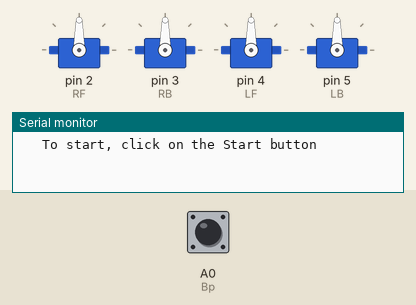
A sketch run on a simulated Arduino Uno, built with avr-gcc and run on an emulated ATmega328P. Parts: 4 × servo, the last lines printed to the serial monitor. The test bench sets the inputs (shaded band); at power-on: A0 (Bp) HIGH.

Above: at 1.3 s.
1.4 s: A0 (Bp) pulled LOW for 0.15 s
At 2.5 s:
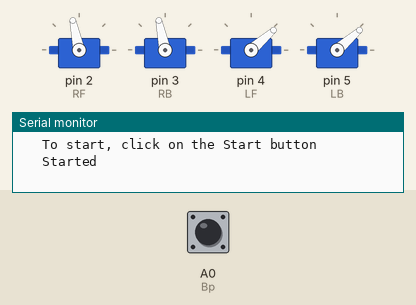
At 12.6 s:
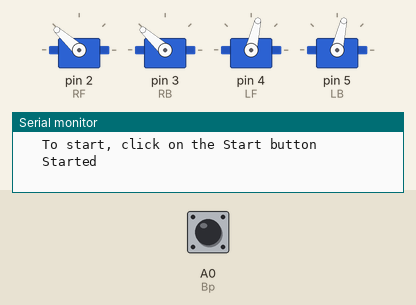
Timing chart, 0 to 18.3 s (numbered marks = the images above; inputs shaded):
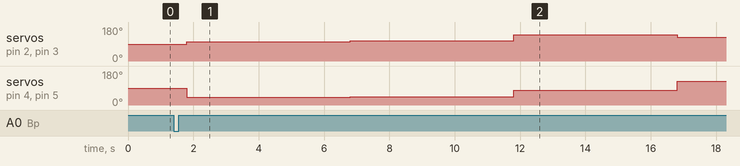

The sketch:

UGV-RollingRobot-ref.ino
```cpp
// UGV-RollingRobot - 10/07/2022
void(* resetFunc) (void) = 0;             // soft reset function
#include <Servo.h>
Servo RF,RB,LF,LB;                        // servos
int Bp=A0, Speed=50;

void setup() {
  delay(500);                             // for reset consideration
  Serial.begin(9600);
  pinMode(Bp,INPUT_PULLUP);               // start/stop/reset button attachment
  RF.attach(2,500,2500);RF.write(90);     // right front servo initialization
  RB.attach(3,500,2500);RB.write(90);     // right back  servo initialization
  LF.attach(4,500,2500);LF.write(90);     // left  front servo initialization
  LB.attach(5,500,2500);LB.write(90);     // left  back  servo initialization
  Serial.print("\n\t To start, click on the Start button"); while(digitalRead(Bp)); delay(400); Serial.print("\n\t Started");
}

void loop() {
  if (! digitalRead(Bp)) resetFunc();
  Go( 15); delay(5000);                   // example of sequences
  Go( 20); delay(5000);
  Go( 75); delay(5000);
  Go(135); delay(3000);
  Go(315); delay(3000);
  Go( 45); delay(3000);
  Go(225); delay(3000);
}

void Go(int a){
  // Value of a
  // Forward  : from  15 to  44 turn right,  45 straight forward,   from  75 to  46 turn left
  // Backward : from 195 to 224 turn left,  225 straight Backward,  from 255 to 226 turn right
  // Left spin spot : 135  ,  Right spin spot : 315
  float S=sin(a*PI/180), C=cos(a*PI/180);  //Serial.print(String()+("\n\t a=")+a+("\t S=")+S+("\t C=")+C+("\t R=")+(90+(Speed*S))+("\t L=")+(90-(Speed*C)));
  RF.write(90+(Speed*S));  RB.write(90+(Speed*S));
  LF.write(90-(Speed*C));  LB.write(90-(Speed*C));
}
```

Measured:
- after the input at 1.4 s, servo on pin 2 (RF), servo on pin 3 (RB): 90° → 102° after 0.40 s, → 107° 5.0 s later, → 138° 5.0 s later, → 125° 5.0 s later; servo on pin 4 (LF), servo on pin 5 (LB): 90° → 41° after 0.40 s, → 43° 5.0 s later, → 77° 5.0 s later, → 125° 5.0 s later
